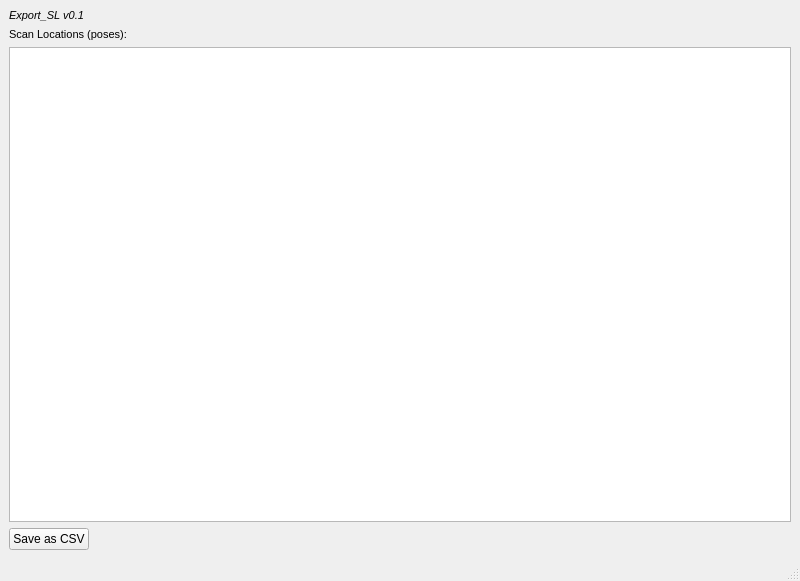
<?xml version="1.0" encoding="UTF-8"?>
<ui version="4.0">
 <class>MainWindow</class>
 <widget class="QMainWindow" name="MainWindow">
  <property name="geometry">
   <rect>
    <x>0</x>
    <y>0</y>
    <width>800</width>
    <height>581</height>
   </rect>
  </property>
  <property name="windowTitle">
   <string>MainWindow</string>
  </property>
  <widget class="QWidget" name="centralwidget">
   <layout class="QGridLayout" name="gridLayout">
    <item row="3" column="0">
     <layout class="QVBoxLayout" name="verticalLayout">
      <item>
       <widget class="QListView" name="listView"/>
      </item>
      <item>
       <layout class="QHBoxLayout" name="horizontalLayout">
        <item>
         <widget class="QPushButton" name="pushButton">
          <property name="text">
           <string>Save as CSV</string>
          </property>
         </widget>
        </item>
        <item>
         <spacer name="horizontalSpacer">
          <property name="orientation">
           <enum>Qt::Horizontal</enum>
          </property>
          <property name="sizeHint" stdset="0">
           <size>
            <width>40</width>
            <height>20</height>
           </size>
          </property>
         </spacer>
        </item>
       </layout>
      </item>
     </layout>
    </item>
    <item row="1" column="0">
     <widget class="QLabel" name="label">
      <property name="font">
       <font>
        <pointsize>8</pointsize>
        <italic>false</italic>
       </font>
      </property>
      <property name="text">
       <string>Scan Locations (poses):</string>
      </property>
     </widget>
    </item>
    <item row="0" column="0">
     <widget class="QLabel" name="label_2">
      <property name="font">
       <font>
        <pointsize>8</pointsize>
        <italic>true</italic>
       </font>
      </property>
      <property name="text">
       <string>Export_SL v0.1</string>
      </property>
     </widget>
    </item>
   </layout>
  </widget>
  <widget class="QMenuBar" name="menubar">
   <property name="geometry">
    <rect>
     <x>0</x>
     <y>0</y>
     <width>800</width>
     <height>22</height>
    </rect>
   </property>
  </widget>
  <widget class="QStatusBar" name="statusbar"/>
 </widget>
 <resources/>
 <connections>
  <connection>
   <sender>pushButton</sender>
   <signal>clicked()</signal>
   <receiver>MainWindow</receiver>
   <slot>helloWorldSlot()</slot>
   <hints>
    <hint type="sourcelabel">
     <x>85</x>
     <y>548</y>
    </hint>
    <hint type="destinationlabel">
     <x>202</x>
     <y>141</y>
    </hint>
   </hints>
  </connection>
 </connections>
 <slots>
  <slot>helloWorldSlot()</slot>
 </slots>
</ui>
